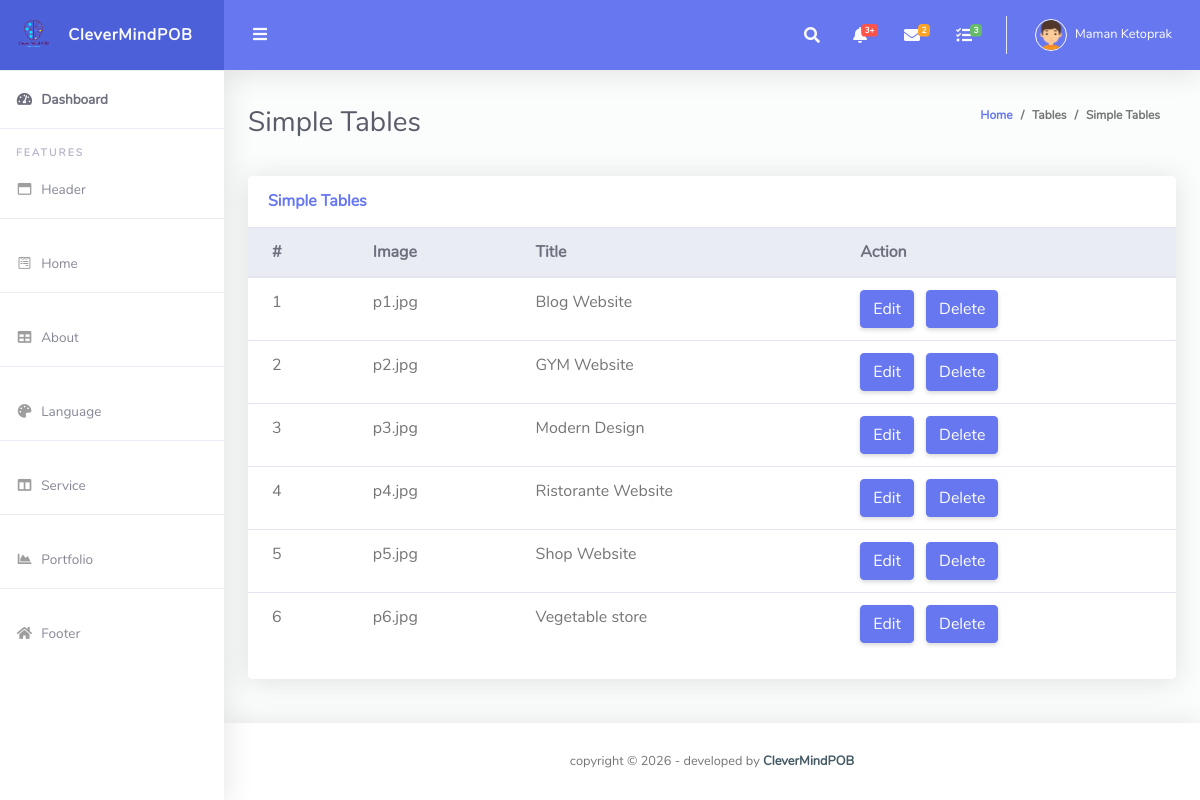
Screenshot of /ruang-admin/viewPortfolio.php with the database file from the repository.
### tables this page shows
CREATE TABLE `portfolio` (
  `id` int(250) NOT NULL,
  `image` varchar(250) NOT NULL,
  `title` varchar(250) NOT NULL
);

### ruang-admin/viewPortfolio.php (the view, shortened to what this page needs)
<?php
require_once("conn.php");
?>
<!DOCTYPE html>
<html lang="en">
<head>
  <link href="vendor/fontawesome-free/css/all.min.css" rel="stylesheet" type="text/css">
  <link href="vendor/bootstrap/css/bootstrap.min.css" rel="stylesheet" type="text/css">
  <link href="css/ruang-admin.min.css" rel="stylesheet">
</head>
<body id="page-top">
  <div id="wrapper">
    <ul class="navbar-nav sidebar sidebar-light accordion" id="accordionSidebar">
      <a class="sidebar-brand d-flex align-items-center justify-content-center" href="index.html">
        <div class="sidebar-brand-icon">
          <img src="img/logo/logo2.png">
        </div>
        <div class="sidebar-brand-text mx-3">CleverMindPOB</div>
      </a>
      <hr class="sidebar-divider my-0">
      <li class="nav-item active">
        <a class="nav-link" href="index.html">
          <i class="fas fa-fw fa-tachometer-alt"></i>
          <span>Dashboard</span></a>
      </li>
      <hr class="sidebar-divider">
      <div class="sidebar-heading">
        Features
      </div>
      <li class="nav-item">
        <a class="nav-link" href="viewHeader.php">
          <i class="far fa-fw fa-window-maximize"></i>
          <span>Header</span>
        </a>
      </li>
      <hr class="sidebar-divider">
      <li class="nav-item">
        <a class="nav-link" href="viewHome.php">
          <i class="fab fa-fw fa-wpforms"></i>
          <span>Home</span>
        </a>
      </li>
      <hr class="sidebar-divider">
      <li class="nav-item">
        <a class="nav-link " href="viewAbout.php">
          <i class="fas fa-fw fa-table"></i>
          <span>About</span>
        </a>
      </li>
      <hr class="sidebar-divider">
      <li class="nav-item">
        <a class="nav-link" href="viewUnderAbout.php">
          <i class="fas fa-fw fa-palette"></i>
          <span>Language</span>
        </a>
      </li>
      <hr class="sidebar-divider">
      <li class="nav-item">
        <a class="nav-link " href="viewService.php">
          <i class="fas fa-fw fa-columns"></i>
          <span>Service</span>
        </a>
      </li>
      <hr class="sidebar-divider">
      <li class="nav-item">
        <a class="nav-link" href="viewPortfolio.php">
          <i class="fas fa-fw fa-chart-area"></i>
          <span>Portfolio</span>
        </a>
      </li>
      <hr class="sidebar-divider">
      <li class="nav-item">
        <a class="nav-link " href="viewSocialmedia.php">
          <i class="fas fa-fw fa-home"></i>
          <span>Footer</span>
        </a>
      </li>
    </ul>
    <div id="content-wrapper" class="d-flex flex-column">
      <div id="content">
        <nav class="navbar navbar-expand navbar-light bg-navbar topbar mb-4 static-top">
          <button id="sidebarToggleTop" class="btn btn-link rounded-circle mr-3">
            <i class="fa fa-bars"></i>
          </button>
          <ul class="navbar-nav ml-auto">
            <li class="nav-item dropdown no-arrow">
              <a class="nav-link dropdown-toggle" href="#" id="searchDropdown" role="button" data-toggle="dropdown"
                aria-haspopup="true" aria-expanded="false">
                <i class="fas fa-search fa-fw"></i>
              </a>
            </li>
            <li class="nav-item dropdown no-arrow mx-1">
              <a class="nav-link dropdown-toggle" href="#" id="alertsDropdown" role="button" data-toggle="dropdown"
                aria-haspopup="true" aria-expanded="false">
                <i class="fas fa-bell fa-fw"></i>
                <span class="badge badge-danger badge-counter">3+</span>
              </a>
            </li>
            <li class="nav-item dropdown no-arrow mx-1">
              <a class="nav-link dropdown-toggle" href="#" id="messagesDropdown" role="button" data-toggle="dropdown"
                aria-haspopup="true" aria-expanded="false">
                <i class="fas fa-envelope fa-fw"></i>
                <span class="badge badge-warning badge-counter">2</span>
              </a>
            </li>
            <li class="nav-item dropdown no-arrow mx-1">
              <a class="nav-link dropdown-toggle" href="#" id="messagesDropdown" role="button" data-toggle="dropdown"
                aria-haspopup="true" aria-expanded="false">
                <i class="fas fa-tasks fa-fw"></i>
                <span class="badge badge-success badge-counter">3</span>
              </a>
            </li>
            <li class="nav-item dropdown no-arrow">
              <a class="nav-link dropdown-toggle" href="#" id="userDropdown" role="button" data-toggle="dropdown"
                aria-haspopup="true" aria-expanded="false">
                <img class="img-profile rounded-circle" src="img/boy.png" style="max-width: 60px">
                <span class="ml-2 d-none d-lg-inline text-white small">Maman Ketoprak</span>
              </a>
            </li>
          </ul>
        </nav>
        <div class="container-fluid" id="container-wrapper">
          <div class="d-sm-flex align-items-center justify-content-between mb-4">
            <h1 class="h3 mb-0 text-gray-800">Simple Tables</h1>
            <ol class="breadcrumb">
              <li class="breadcrumb-item"><a href="./">Home</a></li>
              <li class="breadcrumb-item">Tables</li>
              <li class="breadcrumb-item active" aria-current="page">Simple Tables</li>
            </ol>
          </div>
          <div class="row">
            <div class="col-lg-12 mb-4">
              <div class="card">
                <div class="card-header py-3 d-flex flex-row align-items-center justify-content-between">
                  <h6 class="m-0 font-weight-bold text-primary">Simple Tables</h6>
                </div>
                <div class="table-responsive">
                  <table class="table align-items-center table-flush">
                    <thead class="thead-light">
                         <th>
                            #
                         </th>
                            <th>Image</th>
                            <th>Title</th>
                          <th>
                            Action
                          </th>
                    </thead>
                    <tbody>
                    <?php
                      $sql = "SELECT * FROM  portfolio";
                                $result = mysqli_query($conn, $sql);
                                $countRow = mysqli_num_rows($result);
                                if ($countRow > 0) {
                                    $i = 1;
                                    while ($row = mysqli_fetch_assoc($result)) {
                                        echo "
                                        <tr>
                                        <td>{$i}</td>
                                        <td>{$row['image']}</td>
                                        <td>{$row['title']}</td>
                                        <td>
                                        <a href='./edit_Portfolio.php?edit={$row['id']}'>
                                        <button data-toggle='tooltip' title='Edit' class='btn btn-primary mr-2'>
                                        Edit
                                        </button>
                                        </a>
                                        <a href='./viewPortfolio.php?delete={$row['id']}'>
                                          <button data-toggle='tooltip' title='Trash' class='btn btn-primary mr-2'>
                                          Delete
                                          </button>
                                          </a>
                                        </td>
                                        </tr>
                                        ";
                                        $i++;
                                    }
                                }
                                ?>
                    </tbody>
                  </table>
                </div>
                <div class="card-footer"></div>
              </div>
            </div>
          </div>
        </div>
      </div>
      <footer class="sticky-footer bg-white">
        <div class="container my-auto">
          <div class="copyright text-center my-auto">
            <span>copyright &copy; <script> document.write(new Date().getFullYear()); </script> - developed by
              <b><a href="#" target="_blank">CleverMindPOB</a></b>
            </span>
          </div>
        </div>
      </footer>
    </div>
  </div>
</body>
</html>

### rows the page displays
portfolio: image "p1.jpg", title "Blog Website"
portfolio: image "p2.jpg", title "GYM Website"
portfolio: image "p3.jpg", title "Modern Design"
portfolio: image "p4.jpg", title "Ristorante Website"
portfolio: image "p5.jpg", title "Shop Website"
portfolio: image "p6.jpg", title "Vegetable store"
